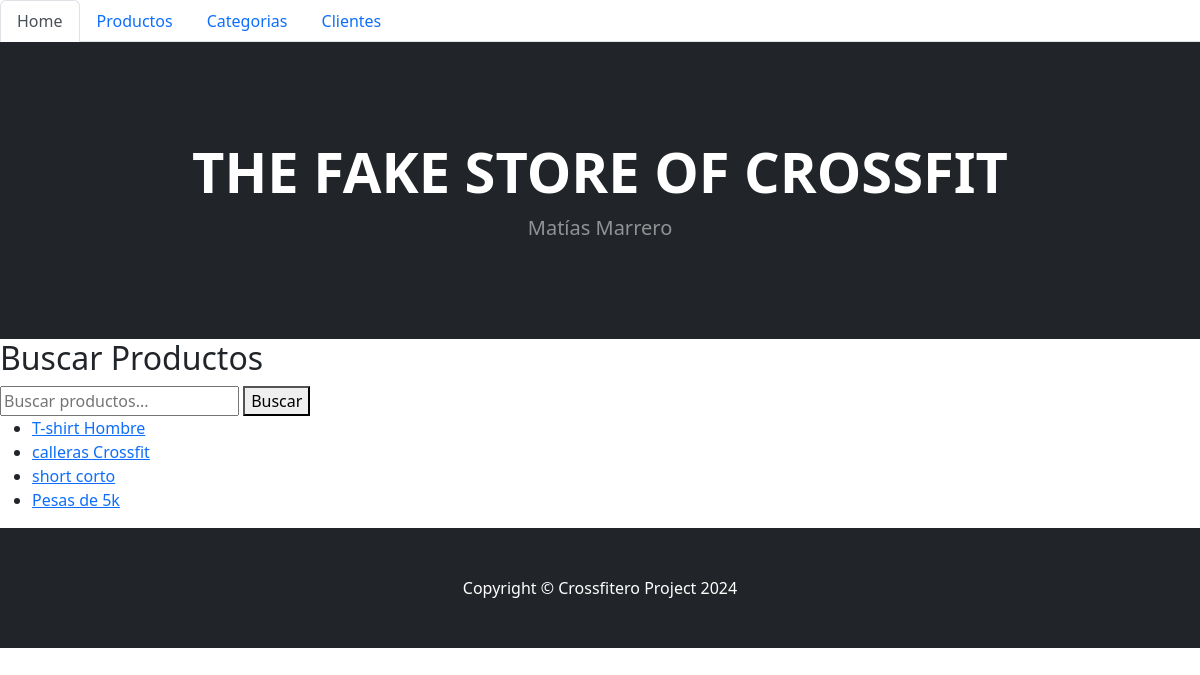
Page /producto_list/ on the committed database.
### appWeb/models.py (models this page shows, shortened)
class Producto(models.Model):
    nombre = models.CharField(max_length=100)
    precio = models.DecimalField(max_digits=10, decimal_places=2)
    categoria = models.ForeignKey(Categoria, on_delete=models.CASCADE)
    imagen = models.ImageField(upload_to='productos/', blank=True, null=True)

### appWeb/views.py (the view)
# urls.py: path('producto_list/', ProductoList.as_view(), name='producto_list'),
class ProductoList(ListView):
    model = Producto
    template_name = 'appWeb/producto_buscar.html'
    context_object_name = 'productos'
    def get(self, request, *args, **kwargs):
        query = self.request.GET.get('q')
        if query:
            productos = Producto.objects.filter(nombre__icontains=query)
            return redirect(reverse('producto_list') + f'?q={query}')
        return super().get(request, *args, **kwargs)

### appWeb/templates/appWeb/producto_list.html (shortened to what this page needs)
{% extends "appWeb/home.html" %}
{% block contenido %}
  <h2>Buscar Productos</h2>
  <form action="{% url 'producto_list' %}" method="GET">
    <input type="text" name="q" placeholder="Buscar productos...">
    <button type="submit">Buscar</button>
  </form>
  {% if productos %}
    <ul>
      {% for producto in productos %}
        <li>
          <a href="{% url 'detalle_producto' producto.pk %}">{{ producto.nombre }}</a>
        </li>
      {% endfor %}
    </ul>
  {% else %}
    <p>No se encontraron productos.</p>
  {% endif %}
{% endblock contenido %}

### rows in the picture
Producto: nombre "T-shirt Hombre"
Producto: nombre "calleras Crossfit"
Producto: nombre "short corto"
Producto: nombre "Pesas de 5k"
